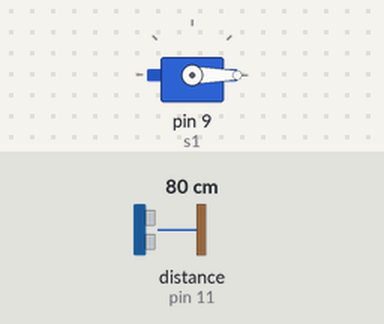
Simulated run of this sketch. Board: Arduino Uno, built with avr-gcc and run on an emulated ATmega328P. Parts: servo. Wiring (inferred from the names in the program): ultrasonic range finder: trigger pin 12; echo pin 11. The inputs (shaded band) are chosen by the test bench; at power-on: distance to the obstacle (sensor on pin 11) 80 cm. The echo pulse lasts 58.3 µs per cm; what the sketch prints to the serial monitor is not drawn.

Above: at 0.01 s.
1.3 s: distance to the obstacle (sensor on pin 11) set to 2 cm
At 2.0 s:
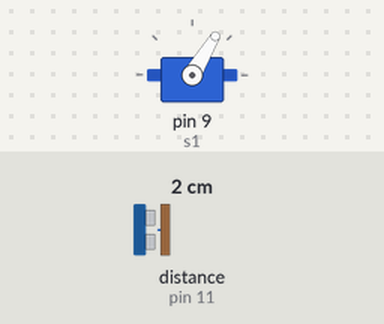
4.3 s: distance to the obstacle (sensor on pin 11) set to 60 cm
At 5.92 s:
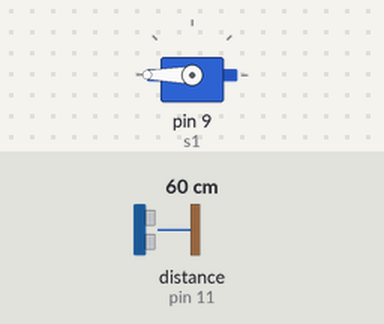
Timing chart, 0 to 13.3 s (numbered marks = the images above; inputs shaded):
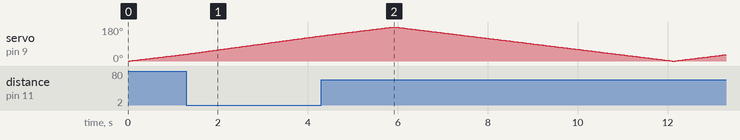

The sketch:

radar.ino
```cpp
#include <Servo.h>

const int trigPin = 12;
const int echoPin = 11;
Servo s1;

void setup() {
  Serial.begin(9600);
  pinMode(trigPin, OUTPUT);
  pinMode(echoPin, INPUT);
  s1.attach(9);
}

void loop() {
  sweepServo(0, 180, 1);
  sweepServo(180, 0, -1);
}

void sweepServo(int startAngle, int endAngle, int step) {
  for (int i = startAngle; (step > 0) ? i <= endAngle : i >= endAngle; i += step) {
    s1.write(i);
    delay(30);
    int distance = calDist();
    Serial.print(i);
    Serial.print(",");
    Serial.print(distance);
    Serial.print(".");
  }
}

int calDist() {
  digitalWrite(trigPin, LOW);
  delayMicroseconds(2);
  digitalWrite(trigPin, HIGH);
  delayMicroseconds(10);
  digitalWrite(trigPin, LOW);
  long duration = pulseIn(echoPin, HIGH);
  int distance = duration * 0.034 / 2;
  return distance;
}
```
